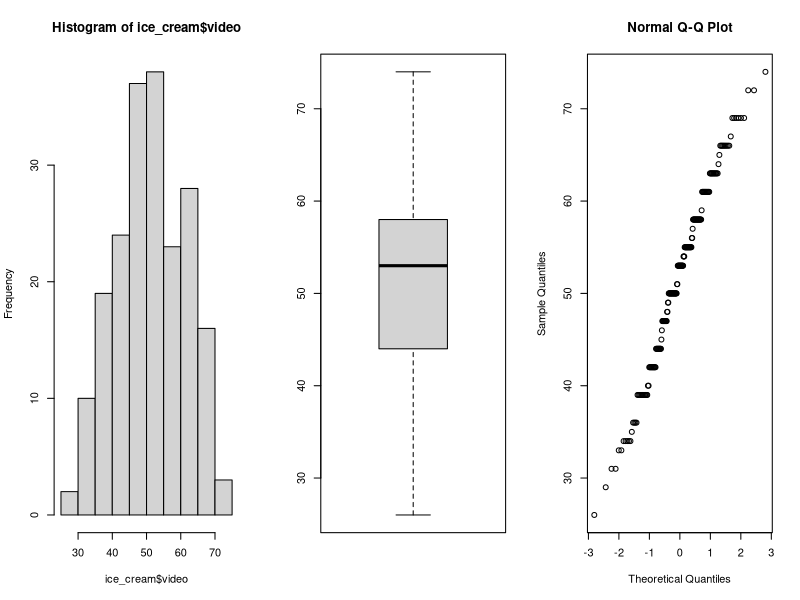
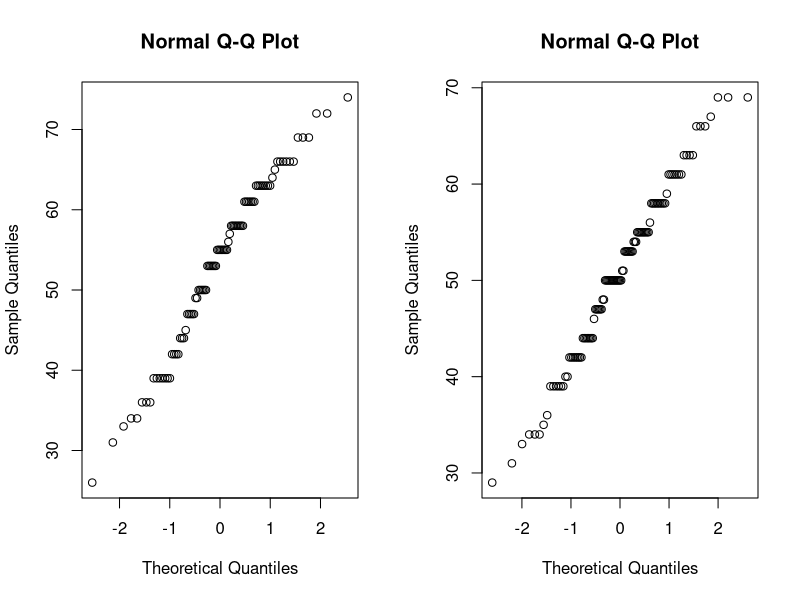
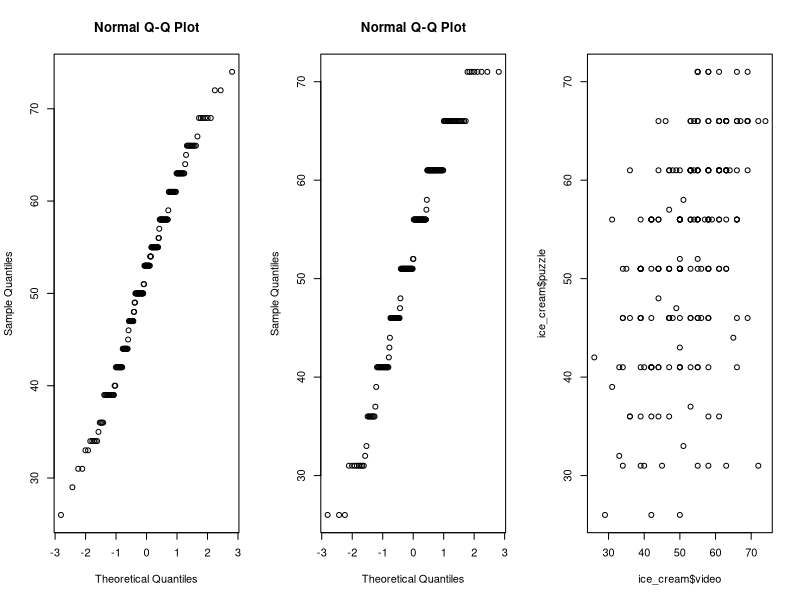
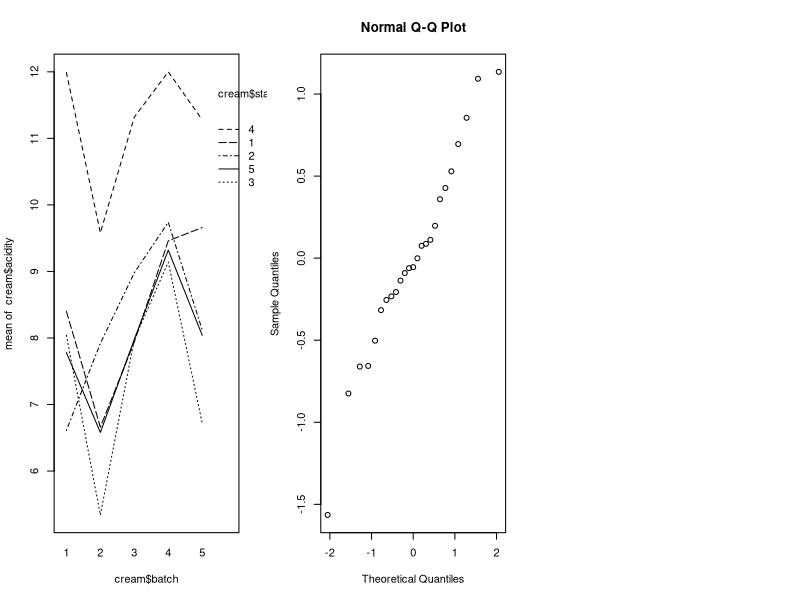

Source code (R) for these figures, in order:
## ---- chunk 1
ice_cream <- read.csv('data/Ice_cream.csv')
ice_cream$ice_cream <- NULL

video.mean <- mean(ice_cream$video)

par(mfrow=c(1,3))
hist(ice_cream$video)
boxplot(ice_cream$video)
qqnorm(ice_cream$video)

shapiro.test(ice_cream$video)
## ---- chunk 2
# Compute 97% CI
video.sd <- sd(ice_cream$video)
margin <- qnorm(0.985)*video.sd/sqrt(length(ice_cream$video))
ci.lower <- video.mean - margin
ci.upper <- video.mean + margin
print(paste("CI:", ci.lower, ci.upper))

# Compute sample size for size 3 CI
margin.target = 3 / 2
n.sample <- (qnorm(0.985)*video.sd/margin.target)^2
print(paste("Required sample size:", ceiling(n.sample)))

# Compute bootstrap CI
B=1000
Tstar=numeric(B)
for (i in 1:B){
  Xstar=sample(ice_cream$video,replace=TRUE)
  Tstar[i]=mean(Xstar)
}
Tstar.015 <- quantile(Tstar, 0.015)
Tstar.985 <- quantile(Tstar, 0.985)
print(paste("Bootstrap CI:", 2*video.mean-Tstar.985, 2*video.mean-Tstar.015))
## ---- chunk 3
t.test(ice_cream$video, mu=50, alternative = "greater")

t.test(ice_cream$video, mu=51, alternative = "greater")
## ---- chunk 4
sum.g50 <- sum(ice_cream$video > 50)
binom.test(sum.g50, length(ice_cream$video), p=0.5, alt="g")

wilcox.test(ice_cream$video, mu=50, alt="g")

sum.l42 <- sum(ice_cream$video < 42)
binom.test(sum.l42, length(ice_cream$video), p=0.25, alt="l")
## ---- chunk 5
# Bootstrap samples
B <- 1000
t <- min(ice_cream$video)
n <- length(ice_cream$video)
ps <- numeric(101)
sd.test <- sqrt(100)
for (j in 0:100){
  tstar <- numeric(B)
  for (i in 1:B){
    xstar <- rnorm(n, mean=j, sd=sd.test)
    tstar[i] <- min(xstar)
  }
  p.left <- sum(tstar<t)/B
  p.right <- sum(tstar>t)/B
  ps[j+1] <- 2*min(p.left, p.right)
}
mus <- seq(0,100)[ps >= 0.05]
print(mus)
## ---- chunk 6
ps <- numeric(101)
for (j in 0:100){
  ksresult <- ks.test(ice_cream$video, pnorm, j, sd.test)
  ps[j+1] <- ksresult$p.value
}
mus <- seq(0,100)[ps >= 0.05]
print(mus)
## ---- chunk 7
scores.boys <- ice_cream$video[ice_cream$female==FALSE]
scores.girls <- ice_cream$video[ice_cream$female==TRUE]
par(mfrow=c(1,2))
qqnorm(scores.boys)
qqnorm(scores.girls)

t.test(scores.boys, scores.girls, alt="g")
wilcox.test(scores.boys, scores.girls, alt="g")
ks.test(scores.boys, scores.girls, alternative ="greater")
## ---- chunk 8
par(mfrow=c(1,3))
qqnorm(ice_cream$video)
shapiro.test(ice_cream$video)
qqnorm(ice_cream$puzzle)
shapiro.test(ice_cream$puzzle)
plot(ice_cream$video, ice_cream$puzzle)
## ---- chunk 9
cor.test(ice_cream$video, ice_cream$puzzle)
cor.test(ice_cream$video, ice_cream$puzzle, method = "spearman")
## ---- chunk 10
cream <- read.csv("data/cream.txt", sep="", header=TRUE)
cream$batch <- factor(cream$batch)
cream$position <- factor(cream$position)
cream$starter <- factor(cream$starter)
## ---- chunk 11
contrasts(cream$starter) <- contr.sum
contrasts(cream$batch) <- contr.sum
contrasts(cream$position) <- contr.sum
model <- lm(acidity~starter+batch+position, data=cream)
anova(model)
summary(model)
## ---- chunk 12
xtabs(acidity~starter+batch, data=cream)
interaction.plot(cream$batch, cream$starter, cream$acidity)
## ---- chunk 13
model2 <- lm(acidity~starter+batch, data=cream)
summary(model2)
qqnorm(residuals(model2))
## ---- chunk 14
friedman.test(cream$acidity, cream$starter, cream$batch)
## ---- chunk 15
library(lme4)
creamlmer <- lmer(acidity~starter+(1|batch), data=cream, REML=FALSE)
summary(creamlmer)
creamlmenr1 <- lmer(acidity~(1|batch), data=cream, REML=FALSE)
anova(creamlmenr1, creamlmer)
